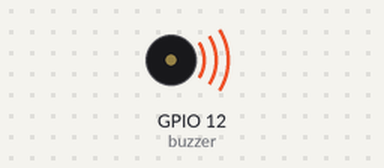
A program run on a simulated ESP32 board running MicroPython. Parts: buzzer (waves = sounding). At 10.0 s the program stops and its outputs stay as they are.

Above: at 0.1 s.
At 10.1 s:
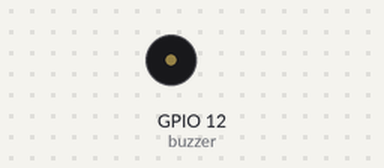
Timing chart, 0 to 11.5 s (numbered marks = the images above):
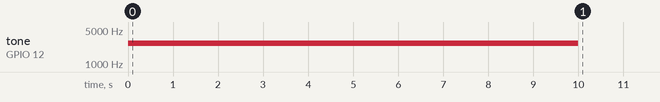

Measured:
- by itself, tone on GPIO 12 (buzzer): silent → 2640 Hz at 0.00 s, → silent 10.0 s later

The program:

buzzer.py
```python
from machine import Pin, PWM
import time

# Configurar o pino GPIO para o controle do buzzer
buzzer_pin = 12
buzzer = PWM(Pin(12), freq=440*6, duty=0)  # freq é a frequência em Hz

# Função para tocar o buzzer
def tocar_buzzer(intervalo):
    # Ativar o buzzer
    buzzer.duty(500)  # ajuste o valor conforme necessário
    time.sleep(intervalo / 1000.0)  # converter para segundos
    buzzer.duty(0)

# Chamar a função para tocar o buzzer
tocar_buzzer(10000)
```
